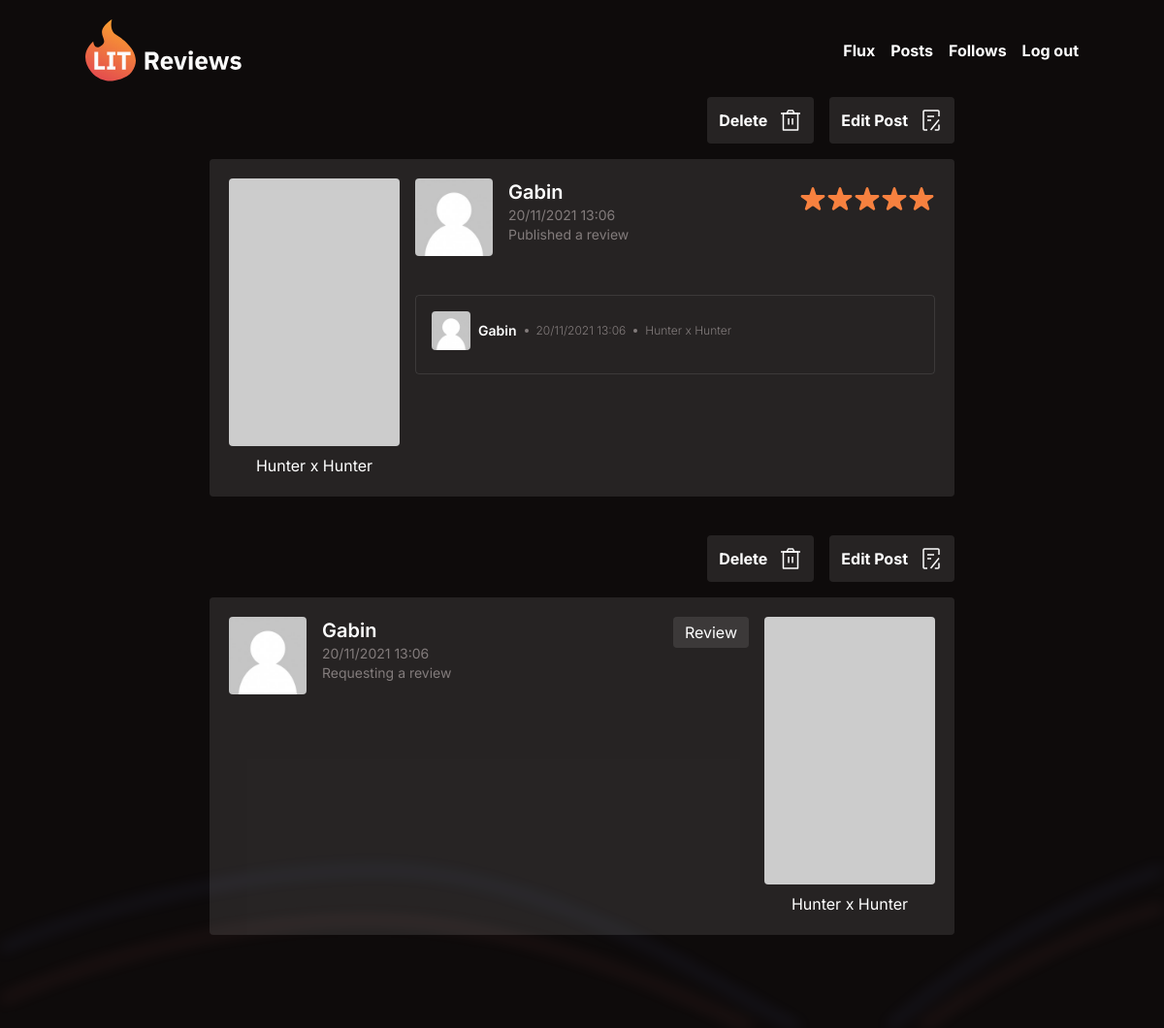
Page /posts/ (signed in) on the committed database.
### posts/models.py (models this page shows)
class Review(models.Model):
    headline = models.CharField(max_length=128)
    body = models.CharField(max_length=8192, blank=True)
    ticket = models.ForeignKey(to=Ticket, on_delete=models.CASCADE)
    user = models.ForeignKey(to=settings.AUTH_USER_MODEL, on_delete=models.CASCADE)
    rating = models.PositiveSmallIntegerField(validators=[MinValueValidator(0), MaxValueValidator(5)])
    time_created = models.DateTimeField(auto_now_add=True)

class Ticket(models.Model):
    is_blocked = models.BooleanField(default=False)
    title = models.CharField(max_length=128)
    description = models.TextField(max_length=2048, blank=True)
    user = models.ForeignKey(to=settings.AUTH_USER_MODEL, on_delete=models.CASCADE)
    image = models.ImageField(null=True, blank=True, upload_to="covers/")
    time_created = models.DateTimeField(auto_now_add=True)

### accounts/models.py (models this page shows)
class User(AbstractUser):
    avatar = models.ImageField(upload_to="avatars/", default="avatars/default.png")

### posts/views/current_posts.py (the view)
# urls.py: path("", views.CurrentPosts.as_view()),
class CurrentPosts(LoginRequired, TemplateView):
    template_name = "posts/index.html"
    def get(self, req: HttpRequest):
        tickets = Ticket.objects.filter(user=req.user)
        reviews = Review.objects.filter(user=req.user)
        posts = [*tickets, *reviews]
        return render(req, self.template_name, {"posts": posts})

### OCRP7/templates/posts/index.html (shortened to what this page needs)
{% load static tailwind_tags %}
<!DOCTYPE html>
<html lang="en">
<head>
    {% include "_components/head.html" %}
</head>
<body class="bg-dark-100 text-light font-body">
    <div class="ml-auto mr-auto max-w-2xl md:max-w-3xl lg:max-w-5xl">
        {% include "_components/nav_bar.html" %}
        <section class="my-4 max-w-3xl ml-auto mr-auto space-y-10">
            {% for post in posts|dictsortreversed:"time_created" %}
            <section class="flex flex-col space-y-4">
                <div class="flex justify-end space-x-4">
                    <form action="delete/{% if post.ticket %}review{% else %}ticket{% endif %}/{{post.id}}" method="get"
                        class="bg-layer cursor-pointer rounded p-3 hover:opacity-95 active:opacity-90">
                        <button class="flex content-center border-0 focus:ring-0 w-full p-0 font-bold text-left"
                            type="submit">
                            Delete
                            <div class="pl-3 text-light">
                            </div>
                        </button>
                    </form>
                    <form action="edit/{% if post.ticket %}review{% else %}ticket{% endif %}/{{post.id}}" method="get"
                        class="bg-layer cursor-pointer rounded p-3 hover:opacity-95 active:opacity-90">
                        <button class="flex content-center border-0 focus:ring-0 w-full p-0 font-bold text-left"
                            type="submit">
                            Edit Post
                            <div class="pl-3 text-light">
                            </div>
                        </button>
                    </form>
                </div>
                {% include "_components/post.html" %}
            </section>
            {% endfor %}
        </section>
    </div>
    {% include "_components/footer.html" %}
</body>
</html>

### OCRP7/templates/_components/post.html (shortened to what this page needs)
<div class="bg-layer w-full rounded flex flex-row justify-between p-5">
    <div class="flex flex-grow flex-col">
        <div class="flex justify-between pb-4 space-x-4">
            <div class="flex space-x-4">
                <div class="w-20 h-20">
                    <img src="{{ post.user.avatar.url }}" class="rounded w-full h-full object-cover"
                        alt="{{ post.user.name }}">
                </div>
                <div class="flex flex-col">
                    <div class="font-semibold text-xl">{{ post.user.username }}</div>
                    <div class="text-sm text-dimm">{{ post.time_created|date:'d/m/Y H:i'}}</div>
                    <div class="text-sm text-dimm">
                        {% if not post.ticket %}
                        Requesting a review
                        {% else %}
                        Published a review
                        {% endif %}
                    </div>
                </div>
            </div>
            <div class="flex">
                {% if post.ticket %}
                <div class="font-semibold text-xl">
                    <div class="flex items-center mt-2 mb-4">
                    </div>
                </div>
                {% elif post.is_blocked %}
                <div class="bg-layer flex items-center rounded px-3 h-8">Review</div>
                {% else %}
                <a href="/posts/reply/{{post.id}}"
                    class="bg-primary flex items-center hover:opacity-95 active:opacity-80 rounded px-3 h-8">Review</a>
                {% endif %}
            </div>
        </div>
        {% if post.ticket %}
        <div class="mt-6 p-4 rounded border border-layer flex flex-col">
            <div class="flex items-center space-x-2">
                <div class="w-10 h-10">
                    <img class="rounded w-full h-full object-cover" src="{{post.ticket.user.avatar.url}}"
                        alt="avatar" />
                </div>
                <div class="font-semibold text-sm">{{ post.ticket.user.username }}</div>
                <div class="w-1 h-1 bg-dimm rounded"></div>
                <div class="text-dimm font-light text-xs">{{ post.ticket.time_created|date:'d/m/Y H:i'}}</div>
                <div class="w-1 h-1 bg-dimm rounded"></div>
                <div class="text-dimm font-light text-xs">{{ post.ticket.title }}</div>
            </div>
        </div>
        {% endif %}
    </div>
    <div class="flex flex-col w-44  {% if post.ticket %} order-first mr-4 {% else %} ml-4 {% endif %}">
        <div class="w-44 h-70">
            {% if post.ticket.image.url or post.image %}
            <img class="rounded w-full h-full object-cover"
                onerror="this.onerror=null;this.src='https://via.placeholder.com/176x276?text=IMAGE MISSING';"
                src="{% firstof post.image.url post.ticket.image.url %}" alt="ayaya" />
            {% else %}
            <img class="rounded w-full h-full object-cover"
                src="https://via.placeholder.com/176x276?text=NO IMAGE GIVEN" alt="no img" />
            {% endif %}
        </div>
        <div style="overflow-wrap: break-word" class="text-center mt-2">{% firstof post.title post.headline %}</div>
    </div>
</div>

### rows in the picture
Review: user.avatar (placeholder picture), user.username "Gabin", time_created "20/11/2021 13:06", shows "Published a review", rating 5 (drawn), ticket.user.avatar (placeholder picture), ticket.user.username "Gabin", ticket.time_created "20/11/2021 13:06", ticket "Hunter x Hunter", headline "Hunter x Hunter"
Ticket: user.avatar (placeholder picture), user.username "Gabin", time_created "20/11/2021 13:06", shows "Requesting a review", is_blocked "Review", title "Hunter x Hunter"
